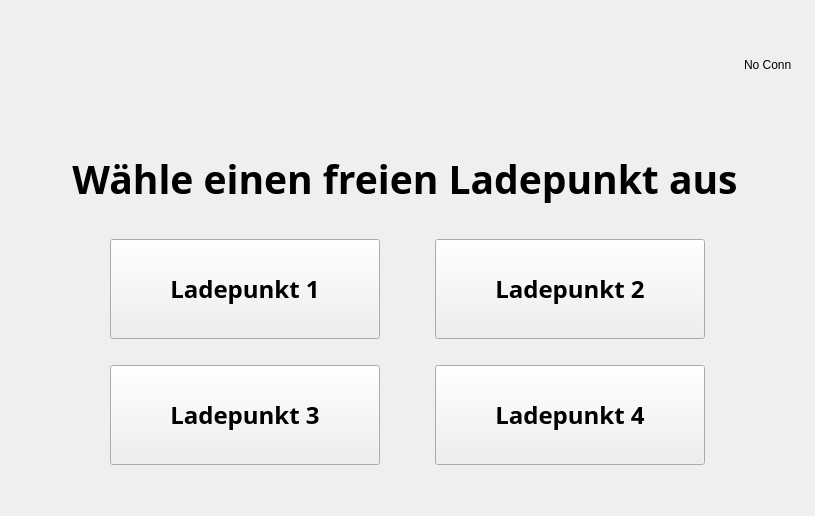
<?xml version="1.0" encoding="UTF-8"?>
<ui version="4.0">
 <class>LoginWindow</class>
 <widget class="QWidget" name="LoginWindow">
  <property name="geometry">
   <rect>
    <x>0</x>
    <y>0</y>
    <width>815</width>
    <height>516</height>
   </rect>
  </property>
  <property name="minimumSize">
   <size>
    <width>0</width>
    <height>0</height>
   </size>
  </property>
  <property name="maximumSize">
   <size>
    <width>16777215</width>
    <height>16777215</height>
   </size>
  </property>
  <property name="windowTitle">
   <string>Form</string>
  </property>
  <property name="styleSheet">
   <string notr="true">background: rgb(19, 98, 252);
color: rgb(255, 255, 255);
/*ui-&gt;label-&gt;setStyleSheet(&quot;{color: rgb(255, 255, 255)}&quot;);</string>
  </property>
  <layout class="QVBoxLayout" name="verticalLayout_2">
   <item>
    <layout class="QGridLayout" name="gridLayout_3">
     <item row="1" column="2">
      <spacer name="horizontalSpacer_4">
       <property name="orientation">
        <enum>Qt::Horizontal</enum>
       </property>
       <property name="sizeHint" stdset="0">
        <size>
         <width>40</width>
         <height>20</height>
        </size>
       </property>
      </spacer>
     </item>
     <item row="1" column="1">
      <widget class="QLabel" name="login_header">
       <property name="sizePolicy">
        <sizepolicy hsizetype="Minimum" vsizetype="Preferred">
         <horstretch>0</horstretch>
         <verstretch>0</verstretch>
        </sizepolicy>
       </property>
       <property name="font">
        <font>
         <family>Montserrat SemiBold</family>
         <pointsize>29</pointsize>
         <weight>75</weight>
         <bold>true</bold>
        </font>
       </property>
       <property name="autoFillBackground">
        <bool>false</bool>
       </property>
       <property name="text">
        <string>Wähle einen freien Ladepunkt aus</string>
       </property>
       <property name="alignment">
        <set>Qt::AlignCenter</set>
       </property>
      </widget>
     </item>
     <item row="1" column="0">
      <spacer name="horizontalSpacer_3">
       <property name="orientation">
        <enum>Qt::Horizontal</enum>
       </property>
       <property name="sizeHint" stdset="0">
        <size>
         <width>40</width>
         <height>20</height>
        </size>
       </property>
      </spacer>
     </item>
     <item row="0" column="1">
      <spacer name="verticalSpacer_6">
       <property name="orientation">
        <enum>Qt::Vertical</enum>
       </property>
       <property name="sizeType">
        <enum>QSizePolicy::Fixed</enum>
       </property>
       <property name="sizeHint" stdset="0">
        <size>
         <width>20</width>
         <height>20</height>
        </size>
       </property>
      </spacer>
     </item>
     <item row="0" column="2">
      <widget class="QLabel" name="server_status">
       <property name="text">
        <string>No Conn</string>
       </property>
      </widget>
     </item>
    </layout>
   </item>
   <item>
    <layout class="QGridLayout" name="gridLayout">
     <item row="1" column="1">
      <spacer name="verticalSpacer_4">
       <property name="orientation">
        <enum>Qt::Vertical</enum>
       </property>
       <property name="sizeType">
        <enum>QSizePolicy::Fixed</enum>
       </property>
       <property name="sizeHint" stdset="0">
        <size>
         <width>20</width>
         <height>20</height>
        </size>
       </property>
      </spacer>
     </item>
     <item row="0" column="3">
      <spacer name="horizontalSpacer_2">
       <property name="orientation">
        <enum>Qt::Horizontal</enum>
       </property>
       <property name="sizeType">
        <enum>QSizePolicy::Fixed</enum>
       </property>
       <property name="sizeHint" stdset="0">
        <size>
         <width>50</width>
         <height>20</height>
        </size>
       </property>
      </spacer>
     </item>
     <item row="3" column="2">
      <spacer name="verticalSpacer_2">
       <property name="orientation">
        <enum>Qt::Vertical</enum>
       </property>
       <property name="sizeType">
        <enum>QSizePolicy::Fixed</enum>
       </property>
       <property name="sizeHint" stdset="0">
        <size>
         <width>20</width>
         <height>40</height>
        </size>
       </property>
      </spacer>
     </item>
     <item row="2" column="1">
      <widget class="QPushButton" name="btn_station3">
       <property name="minimumSize">
        <size>
         <width>0</width>
         <height>100</height>
        </size>
       </property>
       <property name="maximumSize">
        <size>
         <width>270</width>
         <height>16777215</height>
        </size>
       </property>
       <property name="font">
        <font>
         <family>Montserrat SemiBold</family>
         <pointsize>18</pointsize>
         <weight>75</weight>
         <bold>true</bold>
        </font>
       </property>
       <property name="styleSheet">
        <string notr="true">background-color: rgb(49, 119, 255; selection-background-color: rgb(75,136
,255);)</string>
       </property>
       <property name="text">
        <string>Ladepunkt 3</string>
       </property>
      </widget>
     </item>
     <item row="0" column="0">
      <spacer name="horizontalSpacer">
       <property name="orientation">
        <enum>Qt::Horizontal</enum>
       </property>
       <property name="sizeType">
        <enum>QSizePolicy::Fixed</enum>
       </property>
       <property name="sizeHint" stdset="0">
        <size>
         <width>50</width>
         <height>20</height>
        </size>
       </property>
      </spacer>
     </item>
     <item row="3" column="1">
      <spacer name="verticalSpacer_3">
       <property name="orientation">
        <enum>Qt::Vertical</enum>
       </property>
       <property name="sizeType">
        <enum>QSizePolicy::Fixed</enum>
       </property>
       <property name="sizeHint" stdset="0">
        <size>
         <width>20</width>
         <height>40</height>
        </size>
       </property>
      </spacer>
     </item>
     <item row="0" column="2">
      <widget class="QPushButton" name="btn_station2">
       <property name="minimumSize">
        <size>
         <width>0</width>
         <height>100</height>
        </size>
       </property>
       <property name="maximumSize">
        <size>
         <width>270</width>
         <height>16777215</height>
        </size>
       </property>
       <property name="font">
        <font>
         <family>Montserrat SemiBold</family>
         <pointsize>18</pointsize>
         <weight>75</weight>
         <bold>true</bold>
        </font>
       </property>
       <property name="styleSheet">
        <string notr="true">background-color: rgb(49, 119, 255; selection-background-color: rgb(75,136
,255);)</string>
       </property>
       <property name="text">
        <string>Ladepunkt 2</string>
       </property>
       <property name="flat">
        <bool>false</bool>
       </property>
      </widget>
     </item>
     <item row="0" column="1">
      <widget class="QPushButton" name="btn_station1">
       <property name="minimumSize">
        <size>
         <width>0</width>
         <height>100</height>
        </size>
       </property>
       <property name="maximumSize">
        <size>
         <width>270</width>
         <height>16777215</height>
        </size>
       </property>
       <property name="font">
        <font>
         <family>Montserrat SemiBold</family>
         <pointsize>18</pointsize>
         <weight>75</weight>
         <bold>true</bold>
        </font>
       </property>
       <property name="styleSheet">
        <string notr="true">background-color: rgb(49, 119, 255; selection-background-color: rgb(75,136
,255);)</string>
       </property>
       <property name="text">
        <string>Ladepunkt 1</string>
       </property>
      </widget>
     </item>
     <item row="2" column="2">
      <widget class="QPushButton" name="btn_station4">
       <property name="minimumSize">
        <size>
         <width>0</width>
         <height>100</height>
        </size>
       </property>
       <property name="maximumSize">
        <size>
         <width>270</width>
         <height>16777215</height>
        </size>
       </property>
       <property name="font">
        <font>
         <family>Montserrat SemiBold</family>
         <pointsize>18</pointsize>
         <weight>75</weight>
         <bold>true</bold>
        </font>
       </property>
       <property name="styleSheet">
        <string notr="true">background-color: rgb(49, 119, 255; selection-background-color: rgb(75,136
,255);)</string>
       </property>
       <property name="text">
        <string>Ladepunkt 4</string>
       </property>
       <property name="flat">
        <bool>false</bool>
       </property>
      </widget>
     </item>
     <item row="1" column="2">
      <spacer name="verticalSpacer_5">
       <property name="orientation">
        <enum>Qt::Vertical</enum>
       </property>
       <property name="sizeType">
        <enum>QSizePolicy::Fixed</enum>
       </property>
       <property name="sizeHint" stdset="0">
        <size>
         <width>20</width>
         <height>20</height>
        </size>
       </property>
      </spacer>
     </item>
    </layout>
   </item>
   <item>
    <spacer name="verticalSpacer">
     <property name="orientation">
      <enum>Qt::Vertical</enum>
     </property>
     <property name="sizeType">
      <enum>QSizePolicy::Fixed</enum>
     </property>
     <property name="sizeHint" stdset="0">
      <size>
       <width>0</width>
       <height>0</height>
      </size>
     </property>
    </spacer>
   </item>
  </layout>
 </widget>
 <resources/>
 <connections/>
</ui>
